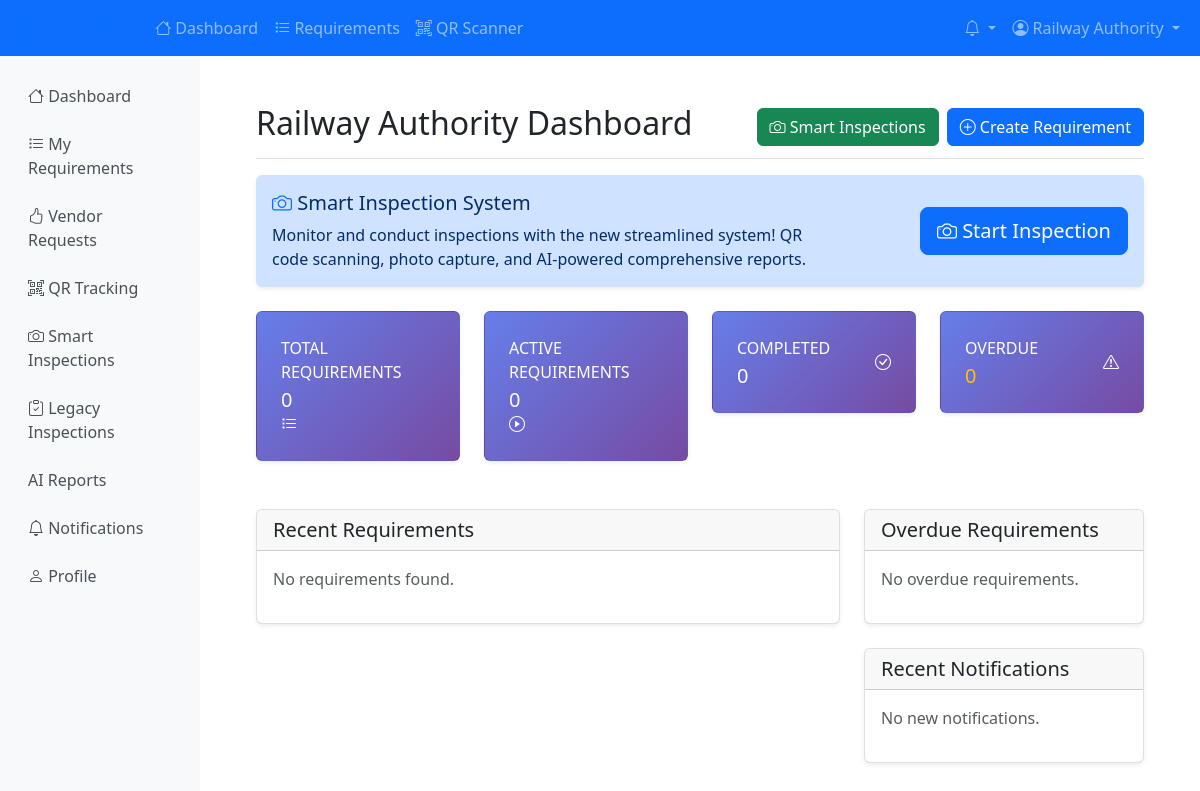
/dashboard/railway-authority/ (signed in), run on an earlier commit of the app's database.
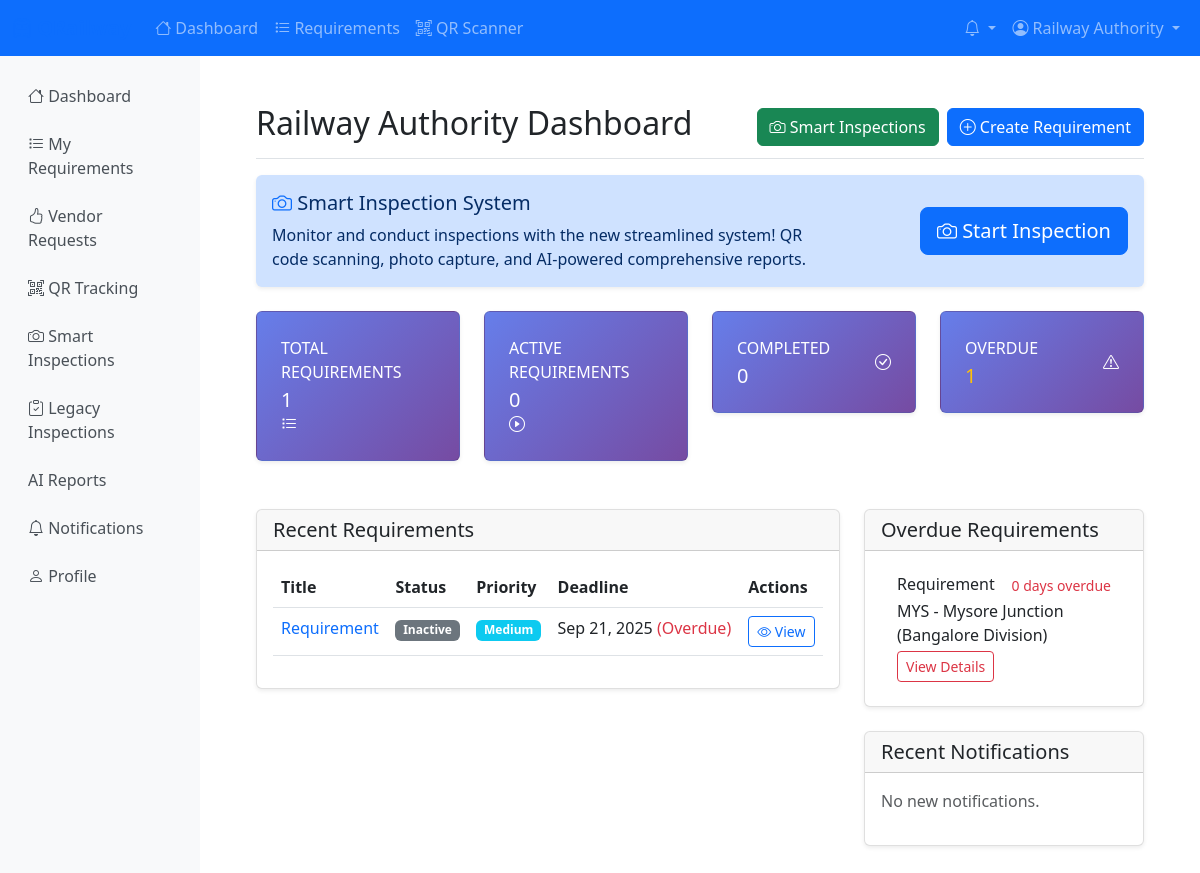
And on a later commit of the database.
### railway/models.py (models this page shows, shortened)
class Requirement(models.Model):
    STATUS_CHOICES = [
        ('INACTIVE', 'Inactive'),
        ('ACTIVE', 'Active'),
        ('SHIPPED', 'Shipped'),
        ('RECEIVED', 'Received'),
        ('INSTALLED', 'Installed'),
        ('COMPLETED', 'Completed'),
        ('CANCELLED', 'Cancelled'),
    ]
    PRIORITY_CHOICES = [
        ('LOW', 'Low'),
        ('MEDIUM', 'Medium'),
        ('HIGH', 'High'),
        ('URGENT', 'Urgent'),
    ]
    CURRENCY_CHOICES = [
        ('INR', 'Indian Rupee (INR)'),
        ('USD', 'US Dollar (USD)'),
        ('EUR', 'Euro (EUR)'),
        ('GBP', 'Pound Sterling (GBP)'),
        ('JPY', 'Japanese Yen (JPY)'),
    ]
    CATEGORY_CHOICES = [
        ('TRACK_CLIPS', 'Track Clips'),
        ('LINERS', 'Liners'),
        ('TRACK_PADS', 'Track Pads'),
    ]
    requirement_id = models.UUIDField(default=uuid.uuid4, unique=True, editable=False)
    title = models.CharField(max_length=200)
    description = models.TextField()
    category = models.CharField(
        max_length=20,
        choices=CATEGORY_CHOICES
    )
    zone = models.ForeignKey(
        RailwayZone,
        on_delete=models.PROTECT,
        related_name='requirements'
    )
    division = models.ForeignKey(
        RailwayDivision,
        on_delete=models.PROTECT,
        related_name='requirements'
    )
    location = models.ForeignKey(
        RailwayLocation,
        on_delete=models.PROTECT,
        related_name='requirements',
        null=True,
        blank=True
    )
    track_section = models.CharField(max_length=100, blank=True)
    kilometer_marker = models.CharField(max_length=50, blank=True)
    specifications = models.JSONField(
        default=dict,
        blank=True,
        help_text="Technical specifications in JSON format"
    )
    quantity = models.PositiveIntegerField(default=1)
    unit = models.CharField(max_length=50, default='pieces')
    deadline_days = models.PositiveIntegerField(
        help_text="Number of days to complete the requirement"
    )
    created_at = models.DateTimeField(auto_now_add=True)
    deadline_date = models.DateTimeField(null=True, blank=True)
    status = models.CharField(
        max_length=20,
        choices=STATUS_CHOICES,
        default='INACTIVE'
    )
    priority = models.CharField(
        max_length=10,
        choices=PRIORITY_CHOICES,
        default='MEDIUM'
    )
    budget = models.DecimalField(
        max_digits=15,
        decimal_places=2,
        null=True,
        blank=True
    )
    currency = models.CharField(
        max_length=3,
        choices=CURRENCY_CHOICES,
        default='INR'
    )
    assigned_vendor = models.ForeignKey(
        User,
        on_delete=models.SET_NULL,
        null=True,
        blank=True,
        related_name='assigned_requirements',
        limit_choices_to={'user_type': 'VENDOR'}
    )
    assigned_at = models.DateTimeField(null=True, blank=True)
    created_by = models.ForeignKey(
        User,
        on_delete=models.PROTECT,
        related_name='created_requirements',
        limit_choices_to={'user_type': 'RAILWAY_AUTHORITY'}
    )
    qr_code = models.ImageField(
        upload_to='qr_codes/requirements/',
        null=True,
        blank=True
    )
    updated_at = models.DateTimeField(auto_now=True)
    class Meta:
        db_table = 'requirements'
        verbose_name = 'Requirement'
        verbose_name_plural = 'Requirements'
        ordering = ['-created_at']
        indexes = [
            models.Index(fields=['requirement_id']),
            models.Index(fields=['status']),
            models.Index(fields=['zone', 'division']),
            models.Index(fields=['created_by']),
        ]
    def get_days_remaining(self):
        if not self.deadline_date:
            return None
        now = timezone.now()
        if now >= self.deadline_date:
            return 0
        delta = self.deadline_date - now
        return delta.days
    def is_overdue(self):
        if not self.deadline_date:
            return False
        return timezone.now() > self.deadline_date and self.status not in ['COMPLETED', 'CANCELLED']

class RailwayLocation(models.Model):
    location_code = models.CharField(max_length=10, unique=True)
    name = models.CharField(max_length=100)
    division = models.ForeignKey(
        RailwayDivision,
        on_delete=models.CASCADE,
        related_name='locations'
    )
    location_type = models.CharField(
        max_length=20,
        choices=[
            ('STATION', 'Station'),
            ('JUNCTION', 'Junction'),
            ('YARD', 'Yard'),
            ('DEPOT', 'Depot'),
            ('SIGNAL_CABIN', 'Signal Cabin'),
            ('BRIDGE', 'Bridge'),
            ('TUNNEL', 'Tunnel'),
            ('OTHER', 'Other'),
        ],
        default='STATION'
    )
    latitude = models.DecimalField(max_digits=10, decimal_places=7, null=True, blank=True)
    longitude = models.DecimalField(max_digits=10, decimal_places=7, null=True, blank=True)
    is_active = models.BooleanField(default=True)
    created_at = models.DateTimeField(auto_now_add=True)
    updated_at = models.DateTimeField(auto_now=True)
    class Meta:
        db_table = 'railway_locations'
        verbose_name = 'Railway Location'
        verbose_name_plural = 'Railway Locations'
        ordering = ['division', 'name']
    def __str__(self):
        return f"{self.location_code} - {self.name} ({self.division.name})"

class RailwayDivision(models.Model):
    division_code = models.CharField(max_length=10, unique=True)
    name = models.CharField(max_length=100)
    zone = models.ForeignKey(
        RailwayZone,
        on_delete=models.CASCADE,
        related_name='divisions'
    )
    headquarters = models.CharField(max_length=200)
    jurisdiction = models.TextField()
    is_active = models.BooleanField(default=True)
    created_at = models.DateTimeField(auto_now_add=True)
    updated_at = models.DateTimeField(auto_now=True)
    class Meta:
        db_table = 'railway_divisions'
        verbose_name = 'Railway Division'
        verbose_name_plural = 'Railway Divisions'
        ordering = ['zone', 'name']

### dashboard/views.py (the view)
# urls.py: path('railway-authority/', views.railway_authority_dashboard, name='railway_authority_dashboard'),
@login_required
def railway_authority_dashboard(request):
    user = request.user
    requirements = Requirement.objects.filter(created_by=user)
    stats = {
        'total_requirements': requirements.count(),
        'active_requirements': requirements.filter(status='ACTIVE').count(),
        'completed_requirements': requirements.filter(status='COMPLETED').count(),
        'overdue_requirements': requirements.filter(
            deadline_date__lt=timezone.now(),
            status__in=['INACTIVE', 'ACTIVE', 'SHIPPED']
        ).count(),
        'pending_vendor_requests': VendorRequest.objects.filter(
            requirement__created_by=user,
            status='PENDING'
        ).count(),
    }
    recent_requirements = requirements.order_by('-created_at')[:10]
    overdue_requirements = requirements.filter(
        deadline_date__lt=timezone.now(),
        status__in=['INACTIVE', 'ACTIVE', 'SHIPPED']
    ).order_by('deadline_date')[:5]
    recent_vendor_requests = VendorRequest.objects.filter(
        requirement__created_by=user
    ).order_by('-created_at')[:10]
    notifications = Notification.objects.filter(
        user=user,
        is_read=False
    ).order_by('-created_at')[:5]
    context = {
        'user': user,
        'stats': stats,
        'recent_requirements': recent_requirements,
        'overdue_requirements': overdue_requirements,
        'recent_vendor_requests': recent_vendor_requests,
        'notifications': notifications,
    }
    return render(request, 'dashboard/railway_authority_dashboard.html', context)

### accounts/models.py (called while the page is built)
    def get_full_name(self):
        full_name = f"{self.first_name} {self.last_name}"
        return full_name.strip() or self.username

    def is_railway_authority(self):
        return self.user_type == 'RAILWAY_AUTHORITY'

    def is_vendor(self):
        return self.user_type == 'VENDOR'

### core/context_processors.py (called while the page is built)
def notifications(request):
    context = {}
    if request.user.is_authenticated:
        unread_count = Notification.objects.filter(
            user=request.user,
            is_read=False
        ).count()
        recent_unread = Notification.objects.filter(
            user=request.user,
            is_read=False
        ).order_by('-created_at')[:5]
        context.update({
            'unread_notification_count': unread_count,
            'recent_unread_notifications': recent_unread,
        })
    return context

### templates/dashboard/railway_authority_dashboard.html (shortened to what the changed rows need)
{% extends 'base.html' %}
{% block content %}
<div class="d-flex justify-content-between flex-wrap flex-md-nowrap align-items-center pt-3 pb-2 mb-3 border-bottom">
    <h1 class="h2">Railway Authority Dashboard</h1>
</div>
<div class="row mb-4">
    <div class="col-xl-3 col-md-6 mb-4">
        <div class="card stat-card">
            <div class="card-body">
                <div class="row no-gutters align-items-center">
                    <div class="col mr-2">
                        <div class="text-xs font-weight-bold text-uppercase mb-1">Total Requirements</div>
                        <div class="h5 mb-0 font-weight-bold">{{ stats.total_requirements }}</div>
                    </div>
                </div>
            </div>
        </div>
    </div>
    <div class="col-xl-3 col-md-6 mb-4">
        <div class="card stat-card">
            <div class="card-body">
                <div class="row no-gutters align-items-center">
                    <div class="col mr-2">
                        <div class="text-xs font-weight-bold text-uppercase mb-1">Overdue</div>
                        <div class="h5 mb-0 font-weight-bold text-warning">{{ stats.overdue_requirements }}</div>
                    </div>
                </div>
            </div>
        </div>
    </div>
</div>
<div class="row">
    <div class="col-lg-8 mb-4">
        <div class="card">
            <div class="card-body">
                {% if recent_requirements %}
                <div class="table-responsive">
                    <table class="table table-hover">
                        <thead>
                            <tr>
                                <th>Title</th>
                                <th>Status</th>
                                <th>Priority</th>
                                <th>Deadline</th>
                                <th>Actions</th>
                            </tr>
                        </thead>
                        <tbody>
                            {% for requirement in recent_requirements %}
                            <tr>
                                <td>
                                    <a href="{% url 'railway:requirement_detail' requirement.id %}" class="text-decoration-none">
                                        {{ requirement.title }}
                                    </a>
                                </td>
                                <td>
                                    <span class="badge bg-{% if requirement.status == 'COMPLETED' %}success{% elif requirement.status == 'ACTIVE' %}primary{% elif requirement.status == 'INACTIVE' %}secondary{% else %}warning{% endif %}">
                                        {{ requirement.get_status_display }}
                                    </span>
                                </td>
                                <td>
                                    <span class="badge bg-{% if requirement.priority == 'URGENT' %}danger{% elif requirement.priority == 'HIGH' %}warning{% elif requirement.priority == 'MEDIUM' %}info{% else %}secondary{% endif %}">
                                        {{ requirement.get_priority_display }}
                                    </span>
                                </td>
                                <td>
                                    {% if requirement.deadline_date %}
                                        {{ requirement.deadline_date|date:"M d, Y" }}
                                        {% if requirement.is_overdue %}
                                            <span class="text-danger">(Overdue)</span>
                                        {% endif %}
                                    {% else %}
                                        N/A
                                    {% endif %}
                                </td>
                                <td>
                                    <a href="{% url 'railway:requirement_detail' requirement.id %}" class="btn btn-sm btn-outline-primary">
                                        <i class="bi bi-eye"></i> View
                                    </a>
                                </td>
                            </tr>
                            {% endfor %}
                        </tbody>
                    </table>
                </div>
                {% else %}
                <p class="text-muted">No requirements found.</p>
                {% endif %}
            </div>
        </div>
    </div>
    <div class="col-lg-4">
        <div class="card mb-4">
            <div class="card-body">
                {% if overdue_requirements %}
                <div class="list-group list-group-flush">
                    {% for requirement in overdue_requirements %}
                    <div class="list-group-item">
                        <div class="d-flex w-100 justify-content-between">
                            <h6 class="mb-1">{{ requirement.title }}</h6>
                            <small class="text-danger">{{ requirement.get_days_remaining }} days overdue</small>
                        </div>
                        <p class="mb-1">{{ requirement.location }}</p>
                        <a href="{% url 'railway:requirement_detail' requirement.id %}" class="btn btn-sm btn-outline-danger">
                            View Details
                        </a>
                    </div>
                    {% endfor %}
                </div>
                {% else %}
                <p class="text-muted">No overdue requirements.</p>
                {% endif %}
            </div>
        </div>
    </div>
</div>
{% endblock %}

What changed in the data, as far as the page shows it:
added Requirement: title "Requirement", status "Inactive", priority "Medium", deadline_date "Sep 21, 2025", shows "(Overdue)", get_days_remaining "0", location "MYS - Mysore Junction (Bangalore Division)"
Also different on the page:
{{ stats.total_requirements }}: "0" → "1"
{{ stats.overdue_requirements }}: "0" → "1"
text no longer shown: "No requirements found. No overdue requirements."
text now shown: "Title Status Priority Deadline Actions"
